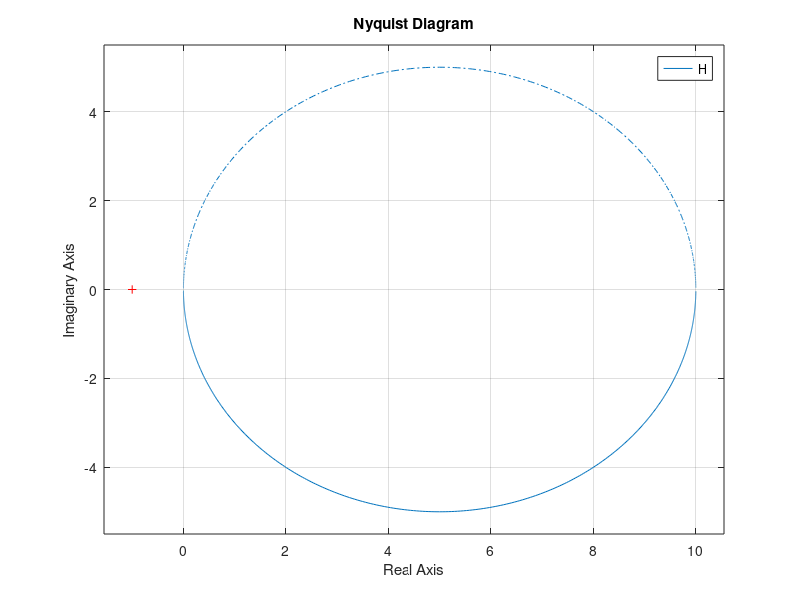

Reproduce this figure in MATLAB.
H = tf(10,[4,1]);
nyquist(H);
% step(H)

% H1 = tf([1,0],[4,2,1]);
% nyquist(H1);
% 
% H2 = tf([-5,1],[1,4,5,0]);
% nyquist(H2);
